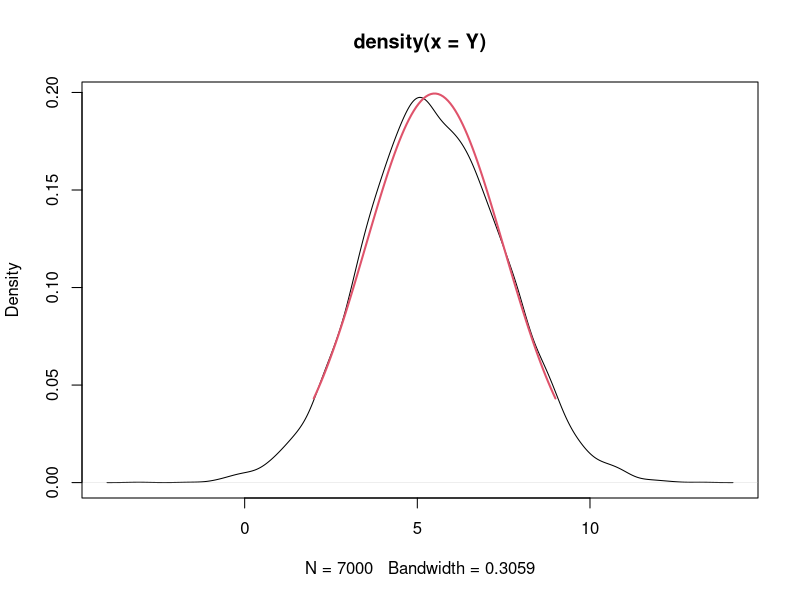
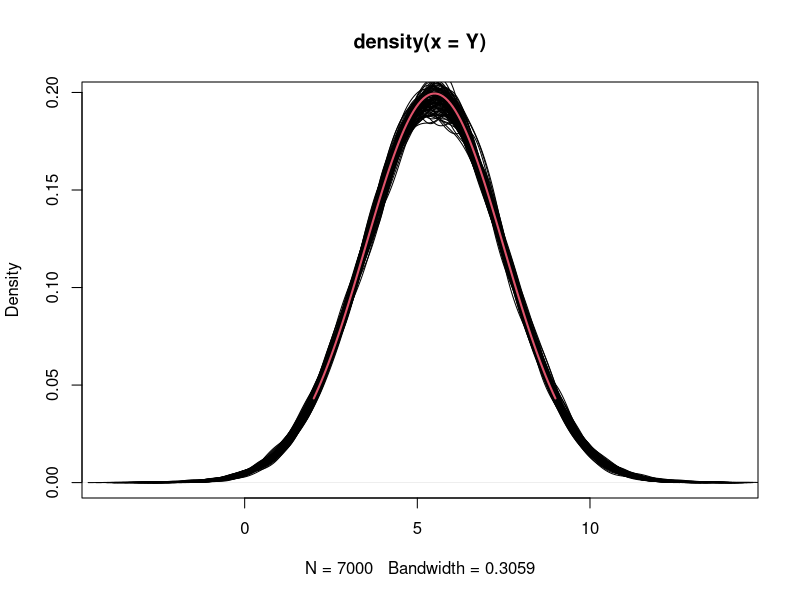
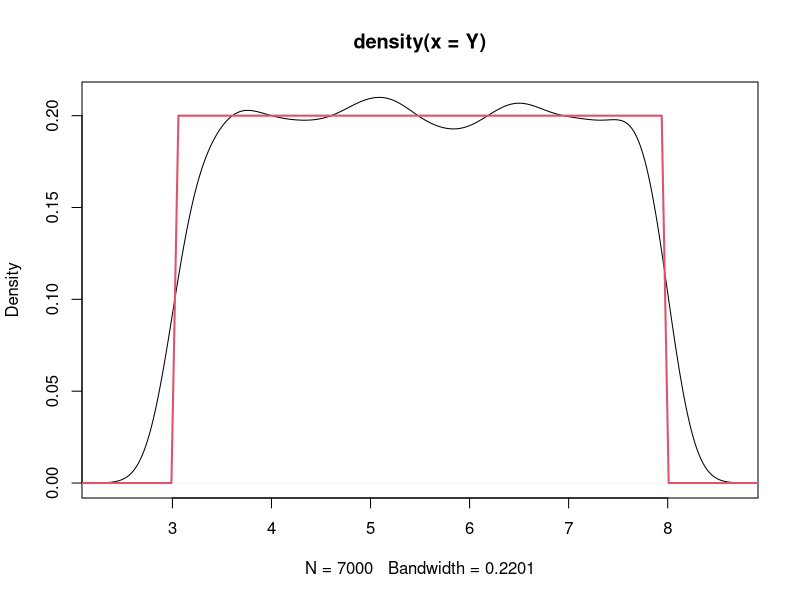
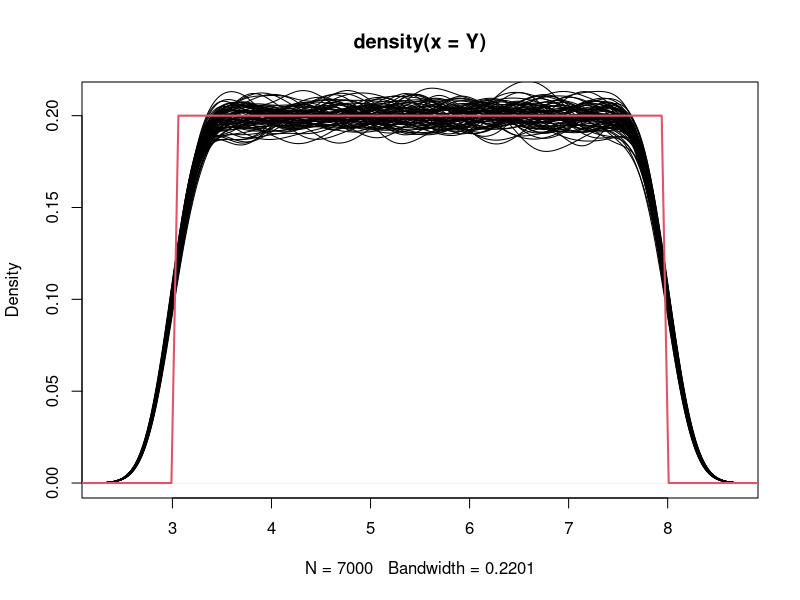
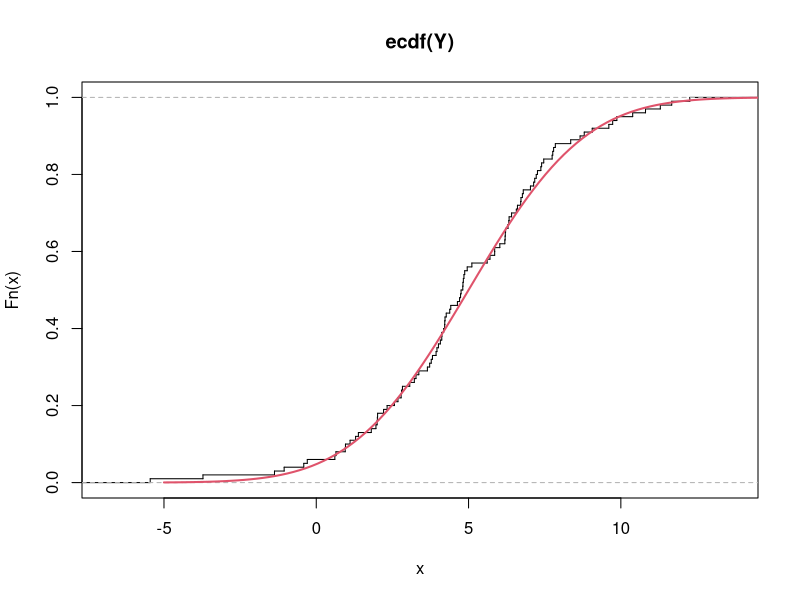
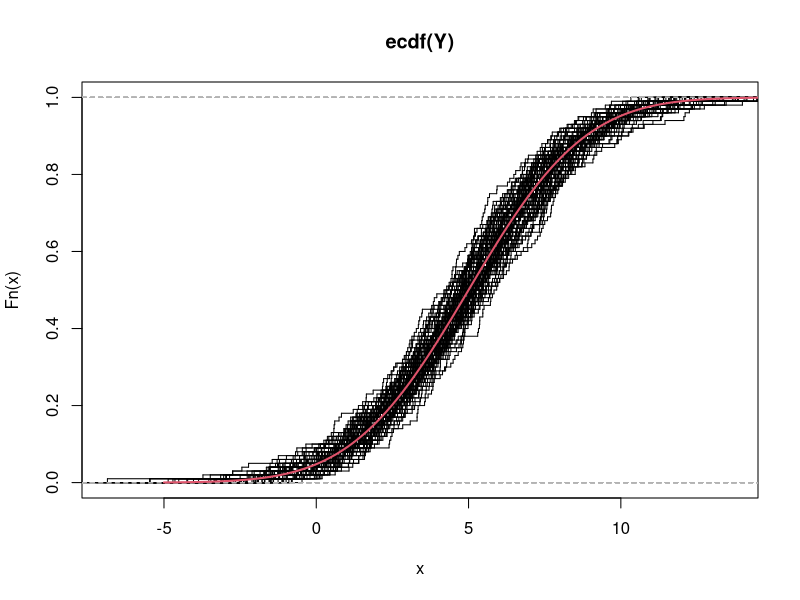
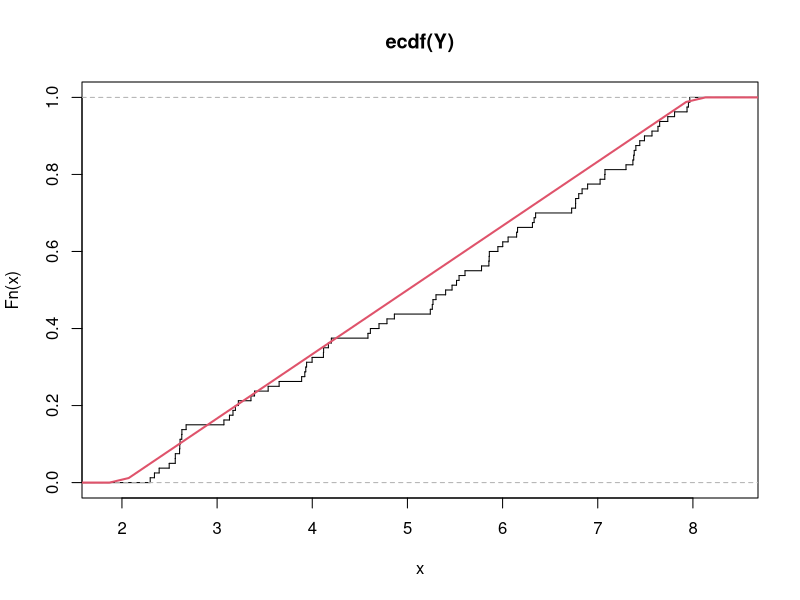
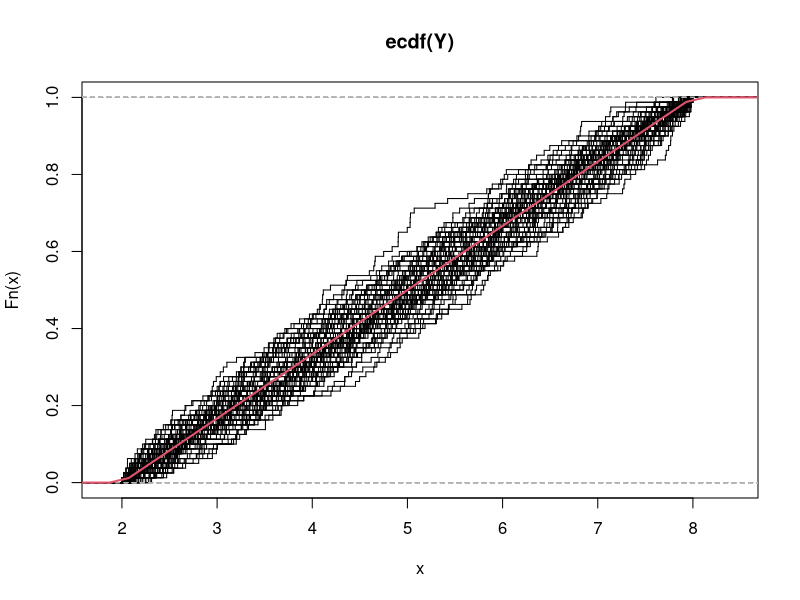

Generate these figures, in order, with R:

# Veamos el funcionamiento del sesgo y la varianza a nivel funcion --------


# Kernel ------------------------------------------------------------------


# Distribución normal -----------------------------------------------------

tamano_muestral <- 7000
media <- 5.5
desv_est <- 2
iteraciones <- 100

x <- seq(2, 9, length.out = 100)

Y <- rnorm(tamano_muestral, media, desv_est)

estimador_kernel <- density(Y)

plot(estimador_kernel)
lines(x = x, y = dnorm(x, media, desv_est), col = 2, lwd = 2)



plot(estimador_kernel)
for(i in seq_len(iteraciones)){
  Y <- rnorm(tamano_muestral, media, desv_est)
  
  estimador_kernel <- density(Y)
  
  lines(estimador_kernel)
  
}
lines(x = x, y = dnorm(x, media, desv_est), col = 2, lwd = 2)




# Distribución uniforme ---------------------------------------------------


tamano_muestral <- 7000
a <- 3
b <- 8
iteraciones <- 75

x <- seq(2, 9, length.out = 100)

Y <- runif(tamano_muestral, a, b)

estimador_kernel <- density(Y)

plot(estimador_kernel)
lines(x = x, y = dunif(x, a, b), col = 2, lwd = 2)



plot(estimador_kernel)
for(i in seq_len(iteraciones)){
  Y <- runif(tamano_muestral, a, b)
  
  estimador_kernel <- density(Y)
  
  lines(estimador_kernel)
  
}
lines(x = x, y = dunif(x, a, b), col = 2, lwd = 2)



# ECDF --------------------------------------------------------------------

# distribución normal -----------------------------------------------------


tamano_muestral <- 100
media <- 5
desv <- 3
iteraciones <- 75

x <- seq(-5, 15, length.out = 100)

Y <- rnorm(tamano_muestral, media, desv)

estimador_ecdf <- ecdf(Y)

plot(estimador_ecdf, pch = "", verticals = TRUE)
lines(x = x, y = pnorm(x, media, desv), col = 2, lwd = 2)



plot(estimador_ecdf, pch = "", verticals = TRUE)
for(i in seq_len(iteraciones)){
  Y <- rnorm(tamano_muestral, media, desv)
  
  estimador_ecdf <- ecdf(Y)
  
  lines(estimador_ecdf, pch = "", verticals = TRUE)
  
}
lines(x = x, y = pnorm(x, media, desv), col = 2, lwd = 2)



# Distribución uniforme ---------------------------------------------------

tamano_muestral <- 80
a <- 2
b <- 8
iteraciones <- 75

x <- seq(-5, 15, length.out = 100)

Y <- runif(tamano_muestral, a, b)

estimador_ecdf <- ecdf(Y)

plot(estimador_ecdf, pch = "", verticals = TRUE)
lines(x = x, y = punif(x, a, b), col = 2, lwd = 2)



plot(estimador_ecdf, pch = "", verticals = TRUE)
for(i in seq_len(iteraciones)){
  Y <- runif(tamano_muestral, a, b)
  
  estimador_ecdf <- ecdf(Y)
  
  lines(estimador_ecdf, pch = "", verticals = TRUE)
  
}
lines(x = x, y = punif(x, a, b), col = 2, lwd = 2)



# Regresión lineal --------------------------------------------------------


iteraciones <- 100
tamano_muestral <- 30
beta_0 <- 1
beta_1 <- -0.3


x <- seq(-3, 3, length.out = tamano_muestral)

genera_y <- function(x, beta_0, beta_1){
  beta_1*x + beta_0 + rnorm(length(x), 0, 0.5)
}

y <- genera_y(x, beta_0, beta_1)

modelo_lineal <- lm(y~x)

plot(x, y)
lines(x, modelo_lineal$fitted.values, type = "l")


plot(x, modelo_lineal$fitted.values, type = "l")

for(i in seq_len(iteraciones)){
  y <- genera_y(x, beta_0, beta_1)
  
  modelo_lineal <- lm(y~x)
  
  lines(x, modelo_lineal$fitted.values)
  
}
abline(beta_0, beta_1, col = 2, lwd = 2)
